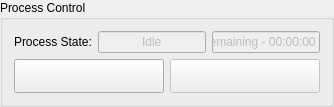
     <widget class="QGroupBox" name="groupBox">
      <property name="title">
       <string>Process Control</string>
      </property>
      <layout class="QGridLayout" name="gridLayout_18">
       <item row="1" column="0" colspan="3">
        <layout class="QHBoxLayout" name="horizontalLayout_3">
         <item>
          <widget class="QPushButton" name="toggle_process_button">
           <property name="text">
            <string />
           </property>
           <property name="icon">
            <iconset>
             <normaloff>resources/start.png</normaloff>resources/start.png</iconset>
           </property>
          <property name="minimumSize"><size><width>0</width><height>34</height></size></property></widget>
         </item>
         <item>
          <widget class="QPushButton" name="cancel_process_button">
           <property name="enabled">
            <bool>false</bool>
           </property>
           <property name="text">
            <string />
           </property>
           <property name="icon">
            <iconset>
             <normaloff>resources/stop.png</normaloff>resources/stop.png</iconset>
           </property>
          <property name="minimumSize"><size><width>0</width><height>34</height></size></property></widget>
         </item>
        </layout>
       </item>
       <item row="0" column="0">
        <widget class="QLabel" name="label_10">
         <property name="text">
          <string>Process State:</string>
         </property>
        </widget>
       </item>
       <item row="0" column="1">
        <widget class="QLineEdit" name="process_state_edit">
         <property name="enabled">
          <bool>false</bool>
         </property>
         <property name="text">
          <string>Idle</string>
         </property>
         <property name="alignment">
          <set>Qt::AlignCenter</set>
         </property>
        </widget>
       </item>
       <item row="0" column="2">
        <widget class="QLineEdit" name="time_remaining_edit">
         <property name="enabled">
          <bool>false</bool>
         </property>
         <property name="text">
          <string>Remaining - 00:00:00</string>
         </property>
        </widget>
       </item>
      </layout>
     </widget>
